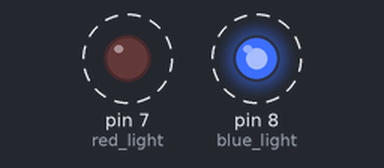
This sketch was run on a simulated Arduino Uno, built with avr-gcc and run on an emulated ATmega328P. Parts: output pins drawn as LEDs (lit = HIGH). Dashed ring = blinking.

Above: at 0.5 s.
Timing chart, 0 to 4.6 s (numbered marks = the images above):
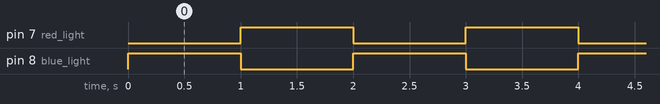

The sketch:

blink_test_from_pi.ino
```cpp
int blue_light = 8;
int red_light = 7;

void setup() {
  // put your setup code here, to run once:
  pinMode(blue_light, OUTPUT);
  pinMode(red_light, OUTPUT);

}

void loop() {
  // put your main code here, to run repeatedly:
  digitalWrite(blue_light, HIGH);
  digitalWrite(red_light, LOW);
  delay(1000);
  digitalWrite(blue_light, LOW);
  digitalWrite(red_light, HIGH);
  delay(1000);

}
```

Measured:
- by itself, pin 7 (red_light), pin 8 (blue_light): alternates HIGH for 1.0 s and LOW for 1.0 s
